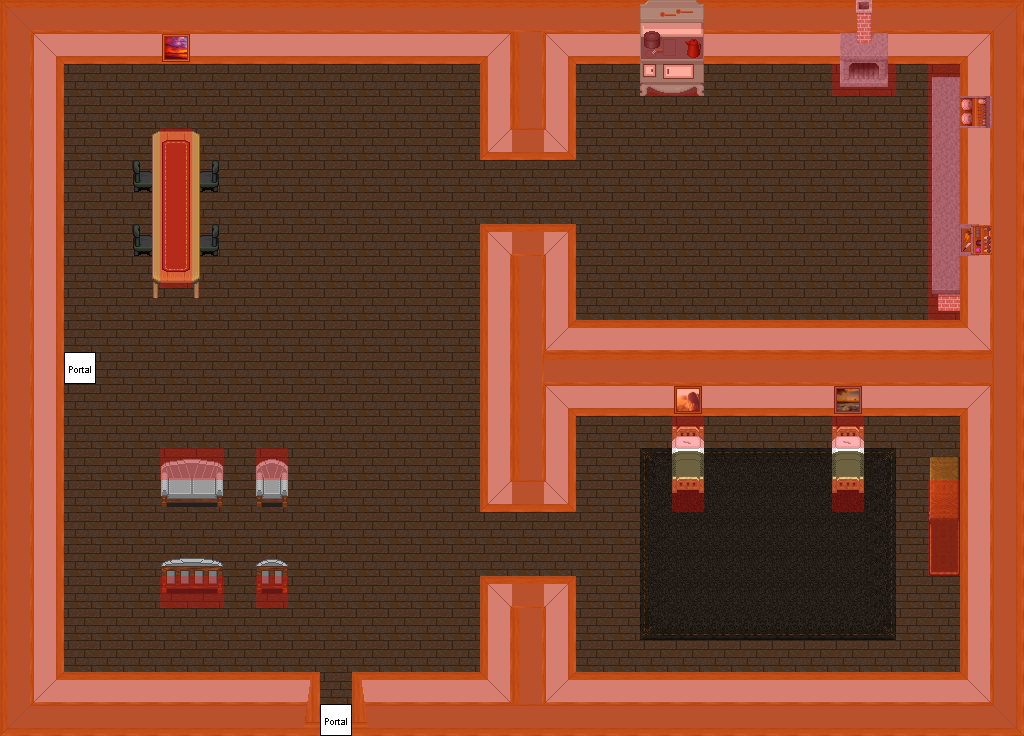

A level layout from a 2D game, rendered from its tile map. Below: a short description, then the map file with tile-grid data replaced by summaries:
An orthogonal 32x23 tile map with 32x32 px tiles, 6 tile layers (0_floor, 1_terrain, 2_object, 3_roof, ...), 1 hidden layer not drawn, 17 tilesets and 3 objects (2x mapchange, mapchange_exit).

<map version="1.9" tiledversion="1.9.2" orientation="orthogonal" renderorder="right-down" width="32" height="23" tilewidth="32" tileheight="32" infinite="0" nextlayerid="8" nextobjectid="1">
 <tileset firstgid="1" name="wallpapers" tilewidth="32" tileheight="32" tilecount="25" columns="5">
  <image source="../../tileset/building/wall/wallpapers.png" width="160" height="160" />
 </tileset>
 <tileset firstgid="26" name="wood_trim" tilewidth="32" tileheight="32" tilecount="50" columns="10">
  <image source="../../tileset/building/wall/wood_trim.png" width="320" height="160" />
 </tileset>
 <tileset firstgid="76" name="floor_tiles" tilewidth="32" tileheight="32" tilecount="9" columns="3">
  <image source="../../tileset/ground/indoor/floor_tiles.png" width="96" height="96" />
 </tileset>
 <tileset firstgid="85" name="logic/portal" tilewidth="32" tileheight="32" tilecount="24" columns="8">
  <image source="../../tileset/logic/portal.png" width="256" height="96" />
 </tileset>
 <tileset firstgid="109" name="table/wooden_with_candles" tilewidth="32" tileheight="32" tilecount="12" columns="3">
  <image source="../../tileset/furniture/table/wooden_with_candles.png" width="96" height="128" />
 </tileset>
 <tileset firstgid="121" name="logic/protection" tilewidth="32" tileheight="32" tilecount="2" columns="2">
  <image source="../../tileset/logic/protection.png" width="64" height="32" />
 </tileset>
 <tileset firstgid="123" name="logic/collision" tilewidth="32" tileheight="32" tilecount="1" columns="1">
  <image source="../../tileset/logic/collision.png" width="32" height="32" />
 </tileset>
 <tileset firstgid="124" name="carpet/brown_rug3" tilewidth="32" tileheight="32" tilecount="9" columns="3">
  <image source="../../tileset/furniture/carpet/brown_rug3.png" width="96" height="96" />
 </tileset>
 <tileset firstgid="133" name="bed/single_grey" tilewidth="32" tileheight="32" tilecount="9" columns="3">
  <image source="../../tileset/furniture/bed/single_grey.png" width="96" height="96" />
 </tileset>
 <tileset firstgid="142" name="shelve/wardrobe_lateral" tilewidth="32" tileheight="32" tilecount="8" columns="2">
  <image source="../../tileset/furniture/shelve/wardrobe_lateral.png" width="64" height="128" />
 </tileset>
 <tileset firstgid="150" name="kitchen/stove" tilewidth="32" tileheight="32" tilecount="6" columns="2">
  <image source="../../tileset/furniture/kitchen/stove.png" width="64" height="96" />
 </tileset>
 <tileset firstgid="156" name="kitchen/warmer_2" tilewidth="32" tileheight="32" tilecount="6" columns="2">
  <image source="../../tileset/furniture/kitchen/warmer_2.png" width="64" height="96" />
 </tileset>
 <tileset firstgid="162" name="kitchen/cabinets" tilewidth="32" tileheight="32" tilecount="44" columns="4">
  <image source="../../tileset/furniture/kitchen/cabinets.png" width="128" height="352" />
 </tileset>
 <tileset firstgid="206" name="chair/sofa_chair_grey" tilewidth="32" tileheight="32" tilecount="12" columns="3">
  <image source="../../tileset/furniture/chair/sofa_chair_grey.png" width="96" height="128" />
 </tileset>
 <tileset firstgid="218" name="chair/greenish_grey" tilewidth="32" tileheight="32" tilecount="4" columns="2">
  <image source="../../tileset/furniture/chair/greenish_grey.png" width="64" height="64" />
 </tileset>
 <tileset firstgid="222" name="picture/small" tilewidth="32" tileheight="32" tilecount="3" columns="3">
  <image source="../../tileset/furniture/picture/small.png" width="96" height="32" />
 </tileset>
 <tileset firstgid="225" name="stairs" tilewidth="32" tileheight="32" tilecount="12" columns="2">
  <image source="../../tileset/building/stairs/stairs.png" width="64" height="192" />
 </tileset>
 <layer id="1" name="0_floor" width="32" height="23">
  <data>[736 cells, 736 non-empty, 13 distinct tile ids]</data>
 </layer>
 <layer id="2" name="1_terrain" width="32" height="23">
  <data>[736 cells, 331 non-empty, 51 distinct tile ids]</data>
 </layer>
 <layer id="3" name="2_object" width="32" height="23">
  <data>[736 cells, 21 non-empty, 19 distinct tile ids]</data>
 </layer>
 <layer id="4" name="3_roof" width="32" height="23">
  <data>[736 cells, 6 non-empty, 5 distinct tile ids]</data>
 </layer>
 <layer id="5" name="objects" width="32" height="23">
  <data>[736 cells, 2 non-empty, 1 distinct tile ids]</data>
 </layer>
 <layer id="6" name="collision" width="32" height="23" opacity="0.3">
  <data>[736 cells, 313 non-empty, 1 distinct tile ids]</data>
 </layer>
 <layer id="7" name="protection" width="32" height="23" visible="0" opacity="0.29">
  <data>[736 cells, 534 non-empty, 1 distinct tile ids]</data>
 </layer>
 <objectgroup name="Mapevents">
  <object name="entrance" type="mapchange_exit" id="1" x="320" y="704" width="32" height="32">
   <properties>
    <property name="map" value="0_deniran_city_sw_x1_y1" />
    <property name="place" value="breland_house_entrance" />
   </properties>
  </object>
  <object name="stairs_down" type="mapchange" id="2" x="64" y="352" width="32" height="32">
   <properties>
    <property name="map" value="int_breland_house_basement_x0_y0" />
    <property name="place" value="stairs_up" />
   </properties>
  </object>
  <object name="south" type="mapchange" id="3" x="320" y="704" width="32" height="32">
   <properties>
    <property name="map" value="int_ados_barracks_0_x0_y1" />
    <property name="place" value="north" />
   </properties>
  </object>
 </objectgroup>
</map>
